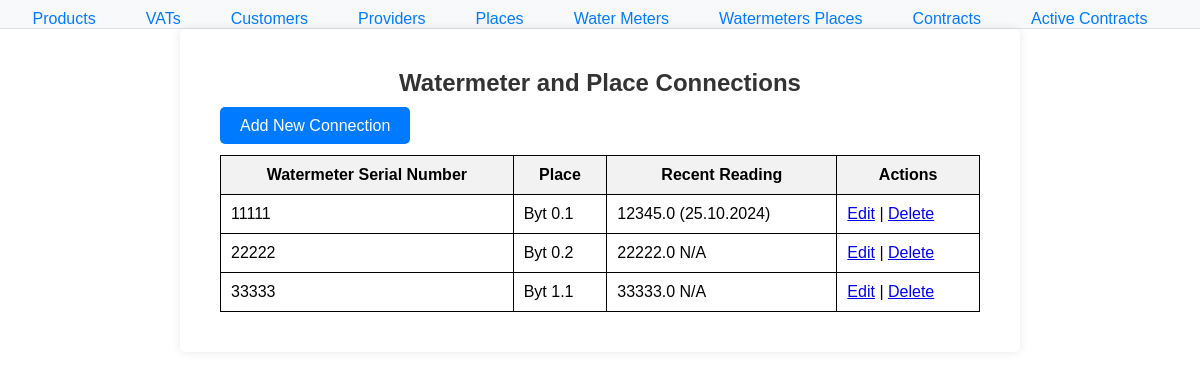
The app's page /water/watermeters_places/, older data.
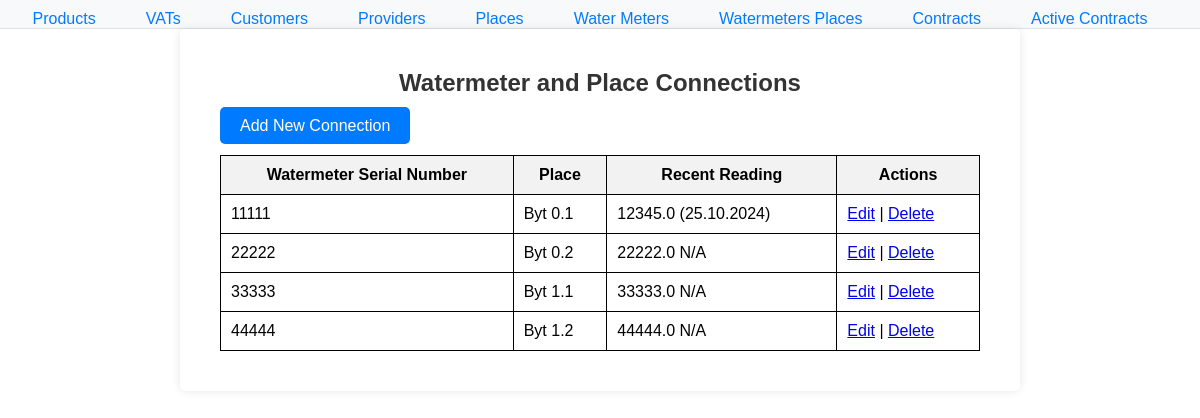
The same page, newer data.
### water/models.py (models this page shows, shortened)
class WatermetersPlaces(models.Model):
    watermeters_places_id = models.AutoField(primary_key=True)
    watermeter = models.OneToOneField(Watermeter, on_delete=models.CASCADE)  # One-to-One relationship
    place = models.OneToOneField(Place, on_delete=models.CASCADE)
    class Meta:
        db_table = 'Watermeters_Places'  # Specify the existing table name
        unique_together = (('watermeter', 'place'),)  # Ensure the Watermeter-Place combination is unique

class Watermeter(models.Model):
    watermeter_id = models.AutoField(primary_key=True)
    sn = models.CharField(max_length=100, unique=True)  # Serial number must be unique
    mbus_adr = models.CharField(max_length=100, unique=True)  # MBus address must be unique
    recent_reading = models.FloatField(blank=True, null=True)
    date_of_recent_reading = models.DateTimeField(blank=True, null=True)
    class Meta:
        db_table = 'Watermeters'  # Specify the existing table name

class Place(models.Model):
    place_id = models.AutoField(primary_key=True)
    place_name = models.CharField(max_length=100)
    street = models.CharField(max_length=100)
    street_no = models.CharField(max_length=10)
    city = models.CharField(max_length=100)
    class Meta:
        db_table = 'Places'

### water/views.py (the view)
# urls.py: path('watermeters_places/', views.watermeter_place_list, name='watermeter_place_list'),
def watermeter_place_list(request):
    watermeter_places = WatermetersPlaces.objects.select_related('watermeter', 'place')
    connections = []
    for watermeter_place in watermeter_places:
        watermeter = watermeter_place.watermeter
        connections.append({
            'watermeter_place': watermeter_place,
            'watermeter_serial': watermeter.sn,
            'place_name': watermeter_place.place.place_name,
            'recent_reading': watermeter.recent_reading,
            'date_of_recent_reading': watermeter.date_of_recent_reading,
        })
    return render(request, 'water/watermeter_place_list.html', {'connections': connections})

### water/templates/water/watermeter_place_list.html (shortened to what this page needs)
{% extends 'water/base.html' %}
{% block content %}
<div style="padding: 20px;">
    <h2>Watermeter and Place Connections</h2>
    <div style="margin-bottom: 20px;">
        <a href="{% url 'add_watermeter_place' %}"
           style="background-color: #007BFF; color: white; padding: 10px 20px; text-decoration: none; border-radius: 5px;">
           Add New Connection
        </a>
    </div>
    <table style="width: 100%; border-collapse: collapse; margin-top: 10px;">
        <thead>
            <tr>
                <th style="border: 1px solid black; padding: 10px; background-color: #f2f2f2;">Watermeter Serial Number</th>
                <th style="border: 1px solid black; padding: 10px; background-color: #f2f2f2;">Place</th>
                <th style="border: 1px solid black; padding: 10px; background-color: #f2f2f2;">Recent Reading</th>
                <th style="border: 1px solid black; padding: 10px; background-color: #f2f2f2;">Actions</th>
            </tr>
        </thead>
        <tbody>
            {% for connection in connections %}
                <tr>
                    <td style="border: 1px solid black; padding: 10px;">{{ connection.watermeter_serial }}</td>
                    <td style="border: 1px solid black; padding: 10px;">{{ connection.place_name }}</td>
                    <td style="border: 1px solid black; padding: 10px;">
                        {{ connection.recent_reading }}
                        {% if connection.date_of_recent_reading %}
                            ({{ connection.date_of_recent_reading|date:"d.m.Y" }})
                        {% else %}
                            N/A
                        {% endif %}
                    </td>
                    <td style="border: 1px solid black; padding: 10px;">
                        <a href="{% url 'edit_watermeter_place' connection.watermeter_place.watermeters_places_id %}">Edit</a> |
                        <a href="{% url 'delete_watermeter_place' connection.watermeter_place.watermeters_places_id %}">Delete</a>
                    </td>
                </tr>
            {% endfor %}
        </tbody>
    </table>
</div>
{% endblock %}

Row changes from the older to the newer data that the page shows:
added WatermetersPlaces: watermeter_serial "44444", place_name "Byt 1.2", recent_reading "44444.0", shows "N/A"
